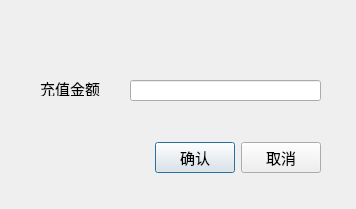
<?xml version="1.0" encoding="UTF-8"?>
<ui version="4.0">
 <class>Pay</class>
 <widget class="QDialog" name="Pay">
  <property name="geometry">
   <rect>
    <x>0</x>
    <y>0</y>
    <width>356</width>
    <height>209</height>
   </rect>
  </property>
  <property name="font">
   <font>
    <family>等线</family>
    <pointsize>11</pointsize>
   </font>
  </property>
  <property name="windowTitle">
   <string>12306++铁路票务系统</string>
  </property>
  <widget class="QWidget" name="layoutWidget">
   <property name="geometry">
    <rect>
     <x>40</x>
     <y>140</y>
     <width>281</width>
     <height>35</height>
    </rect>
   </property>
   <property name="font">
    <font>
     <family>微软雅黑</family>
    </font>
   </property>
   <layout class="QHBoxLayout">
    <property name="spacing">
     <number>6</number>
    </property>
    <property name="leftMargin">
     <number>0</number>
    </property>
    <property name="topMargin">
     <number>0</number>
    </property>
    <property name="rightMargin">
     <number>0</number>
    </property>
    <property name="bottomMargin">
     <number>0</number>
    </property>
    <item>
     <spacer>
      <property name="font">
       <font>
        <family>微软雅黑</family>
       </font>
      </property>
      <property name="orientation">
       <enum>Qt::Horizontal</enum>
      </property>
      <property name="sizeHint" stdset="0">
       <size>
        <width>131</width>
        <height>31</height>
       </size>
      </property>
     </spacer>
    </item>
    <item>
     <widget class="QPushButton" name="okButton">
      <property name="font">
       <font>
        <family>微软雅黑</family>
       </font>
      </property>
      <property name="text">
       <string>确认</string>
      </property>
     </widget>
    </item>
    <item>
     <widget class="QPushButton" name="cancelButton">
      <property name="font">
       <font>
        <family>微软雅黑</family>
       </font>
      </property>
      <property name="text">
       <string>取消</string>
      </property>
     </widget>
    </item>
   </layout>
  </widget>
  <widget class="QLabel" name="label">
   <property name="geometry">
    <rect>
     <x>40</x>
     <y>80</y>
     <width>72</width>
     <height>16</height>
    </rect>
   </property>
   <property name="font">
    <font>
     <family>微软雅黑</family>
    </font>
   </property>
   <property name="text">
    <string>充值金额</string>
   </property>
  </widget>
  <widget class="QLineEdit" name="lineEdit">
   <property name="geometry">
    <rect>
     <x>130</x>
     <y>80</y>
     <width>191</width>
     <height>21</height>
    </rect>
   </property>
   <property name="font">
    <font>
     <family>微软雅黑</family>
    </font>
   </property>
  </widget>
 </widget>
 <resources/>
 <connections>
  <connection>
   <sender>cancelButton</sender>
   <signal>clicked()</signal>
   <receiver>Pay</receiver>
   <slot>reject()</slot>
   <hints>
    <hint type="sourcelabel">
     <x>319</x>
     <y>169</y>
    </hint>
    <hint type="destinationlabel">
     <x>179</x>
     <y>282</y>
    </hint>
   </hints>
  </connection>
 </connections>
</ui>
